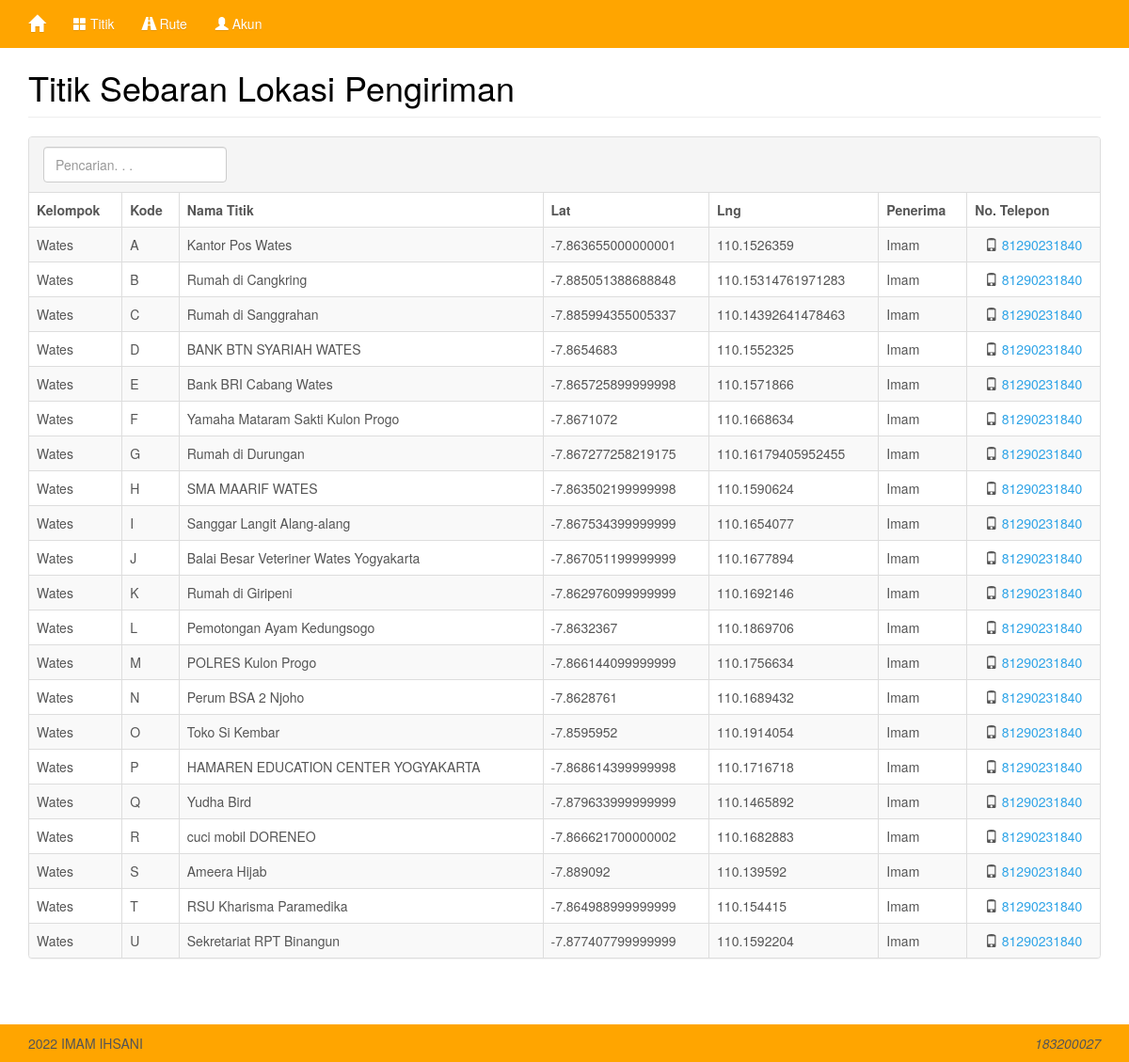
The app's page /index_kurir.php?m=titik_kurir (signed in) with its own data.
### tables this page shows
CREATE TABLE `tb_titik` (
  `kode_titik` varchar(16) NOT NULL,
  `nama_titik` varchar(255) DEFAULT NULL,
  `kode_kelompok` varchar(16) DEFAULT NULL,
  `lat` double DEFAULT NULL,
  `lng` double DEFAULT NULL,
  `penerima` varchar(16) NOT NULL,
  `notelp` varchar(255) DEFAULT NULL
);

CREATE TABLE `tb_kelompok` (
  `kode_kelompok` varchar(16) NOT NULL,
  `nama_kelompok` varchar(255) DEFAULT NULL
);

### config.php (called while the page is built)
<?php
$config["server"] = 'localhost';
$config["username"] = 'root';
$config["password"] = '';
$config["database_name"] = 'ag_tsp';

### functions.php (called while the page is built, shortened)
<?php
include 'config.php';
include 'includes/db.php';
$db = new DB($config['server'], $config['username'], $config['password'], $config['database_name']);
include 'includes/general.php';

### includes/general.php (called while the page is built, shortened)
<?php
function esc_field($str)
{
    return addslashes($str);
}

### includes/db.php (called while the page is built, shortened)
<?php
class DB
{
    var $conn = null;
    public function __construct($host, $username, $passwd, $dbname)
    {
        $this->conn = mysqli_connect($host, $username, $passwd, $dbname);
    }
    public function query($sql)
    {
        $query = mysqli_query($this->conn, $sql) or die('<pre>Error mysqli_query: ' . mysqli_error($this->conn) . '<br />' . $sql . '</pre>');
        return $query;
    }
    public function get_results($sql)
    {
        $query = $this->query($sql);
        $arr = array();
        while ($row = mysqli_fetch_object($query)) {
            $arr[] = $row;
        }
        return $arr;
    }
}

### titik_kurir.php (the view, shortened to what this page needs)
<div class="page-header">
    <h1 style="color:black;">Titik Sebaran Lokasi Pengiriman</h1>
</div>
<div class="panel panel-default">
    <div class="panel-heading">
        <form class="form-inline">
            <div class="form-group">
                <input class="form-control" type="text" placeholder="Pencarian. . ." name="q" value="<?= _get('q') ?>" />
            </div>
        </form>
    </div>
    <table class="table table-bordered table-hover table-striped">
        <thead>
            <tr>
                <th>Kelompok</th>
                <th>Kode</th>
                <th>Nama Titik</th>
                <th>Lat</th>
                <th>Lng</th>
                <th>Penerima</th>
                <th>No. Telepon</th>
            </tr>
        </thead>
        <?php
        $q = esc_field(_get('q'));
        $rows = $db->get_results("SELECT *
        FROM tb_titik t LEFT JOIN tb_kelompok k ON k.kode_kelompok=t.kode_kelompok
        WHERE nama_kelompok LIKE '%$q%'
        ORDER BY t.kode_kelompok DESC, kode_titik");
        foreach ($rows as $row) : ?>
            <tr>
                <td><?= $row->nama_kelompok ?></td>
                <td><?= $row->kode_titik ?></td>
                <td><?= $row->nama_titik ?></td>
                <td><?= $row->lat ?></td>
                <td><?= $row->lng ?></td>
                <td><?= $row->penerima ?></td>
                <td><center><span class="glyphicon glyphicon-phone"></span> <a href="https://wa.me/62<?= $row->notelp ?>" target="_blank"><?= $row->notelp ?></a></center></td>
            </tr>
        <?php endforeach; ?>
    </table>
</div>

### assets/css/general.css (style rules this page uses)
html { position: relative; min-height: 100%; }
body { margin-bottom: 70px; }
.page-header { margin-top: 0; padding-bottom: 0; }
.page-header h1 { margin-top: 0; }

### records on screen
tb_titik: kode_kelompok.nama_kelompok "Wates", kode_titik "A", nama_titik "Kantor Pos Wates", lat "-7.863655000000001", lng "110.1526359", penerima "Imam", notelp "81290231840"
tb_titik: kode_kelompok.nama_kelompok "Wates", kode_titik "B", nama_titik "Rumah di Cangkring", lat "-7.885051388688848", lng "110.15314761971283", penerima "Imam", notelp "81290231840"
tb_titik: kode_kelompok.nama_kelompok "Wates", kode_titik "C", nama_titik "Rumah di Sanggrahan", lat "-7.885994355005337", lng "110.14392641478463", penerima "Imam", notelp "81290231840"
tb_titik: kode_kelompok.nama_kelompok "Wates", kode_titik "D", nama_titik "BANK BTN SYARIAH WATES", lat "-7.8654683", lng "110.1552325", penerima "Imam", notelp "81290231840"
tb_titik: kode_kelompok.nama_kelompok "Wates", kode_titik "E", nama_titik "Bank BRI Cabang Wates", lat "-7.865725899999998", lng "110.1571866", penerima "Imam", notelp "81290231840"
tb_titik: kode_kelompok.nama_kelompok "Wates", kode_titik "F", nama_titik "Yamaha Mataram Sakti Kulon Progo", lat "-7.8671072", lng "110.1668634", penerima "Imam", notelp "81290231840"
tb_titik: kode_kelompok.nama_kelompok "Wates", kode_titik "G", nama_titik "Rumah di Durungan", lat "-7.867277258219175", lng "110.16179405952455", penerima "Imam", notelp "81290231840"
tb_titik: kode_kelompok.nama_kelompok "Wates", kode_titik "H", nama_titik "SMA MAARIF WATES", lat "-7.863502199999998", lng "110.1590624", penerima "Imam", notelp "81290231840"
tb_titik: kode_kelompok.nama_kelompok "Wates", kode_titik "I", nama_titik "Sanggar Langit Alang-alang", lat "-7.867534399999999", lng "110.1654077", penerima "Imam", notelp "81290231840"
tb_titik: kode_kelompok.nama_kelompok "Wates", kode_titik "J", nama_titik "Balai Besar Veteriner Wates Yogyakarta", lat "-7.867051199999999", lng "110.1677894", penerima "Imam", notelp "81290231840"
tb_titik: kode_kelompok.nama_kelompok "Wates", kode_titik "K", nama_titik "Rumah di Giripeni", lat "-7.862976099999999", lng "110.1692146", penerima "Imam", notelp "81290231840"
tb_titik: kode_kelompok.nama_kelompok "Wates", kode_titik "L", nama_titik "Pemotongan Ayam Kedungsogo", lat "-7.8632367", lng "110.1869706", penerima "Imam", notelp "81290231840"
tb_titik: kode_kelompok.nama_kelompok "Wates", kode_titik "M", nama_titik "POLRES Kulon Progo", lat "-7.866144099999999", lng "110.1756634", penerima "Imam", notelp "81290231840"
tb_titik: kode_kelompok.nama_kelompok "Wates", kode_titik "N", nama_titik "Perum BSA 2 Njoho", lat "-7.8628761", lng "110.1689432", penerima "Imam", notelp "81290231840"
tb_titik: kode_kelompok.nama_kelompok "Wates", kode_titik "O", nama_titik "Toko Si Kembar", lat "-7.8595952", lng "110.1914054", penerima "Imam", notelp "81290231840"
tb_titik: kode_kelompok.nama_kelompok "Wates", kode_titik "P", nama_titik "HAMAREN EDUCATION CENTER YOGYAKARTA", lat "-7.868614399999998", lng "110.1716718", penerima "Imam", notelp "81290231840"
tb_titik: kode_kelompok.nama_kelompok "Wates", kode_titik "Q", nama_titik "Yudha Bird", lat "-7.879633999999999", lng "110.1465892", penerima "Imam", notelp "81290231840"
tb_titik: kode_kelompok.nama_kelompok "Wates", kode_titik "R", nama_titik "cuci mobil DORENEO", lat "-7.866621700000002", lng "110.1682883", penerima "Imam", notelp "81290231840"
tb_titik: kode_kelompok.nama_kelompok "Wates", kode_titik "S", nama_titik "Ameera Hijab", lat "-7.889092", lng "110.139592", penerima "Imam", notelp "81290231840"
tb_titik: kode_kelompok.nama_kelompok "Wates", kode_titik "T", nama_titik "RSU Kharisma Paramedika", lat "-7.864988999999999", lng "110.154415", penerima "Imam", notelp "81290231840"
tb_titik: kode_kelompok.nama_kelompok "Wates", kode_titik "U", nama_titik "Sekretariat RPT Binangun", lat "-7.877407799999999", lng "110.1592204", penerima "Imam", notelp "81290231840"
